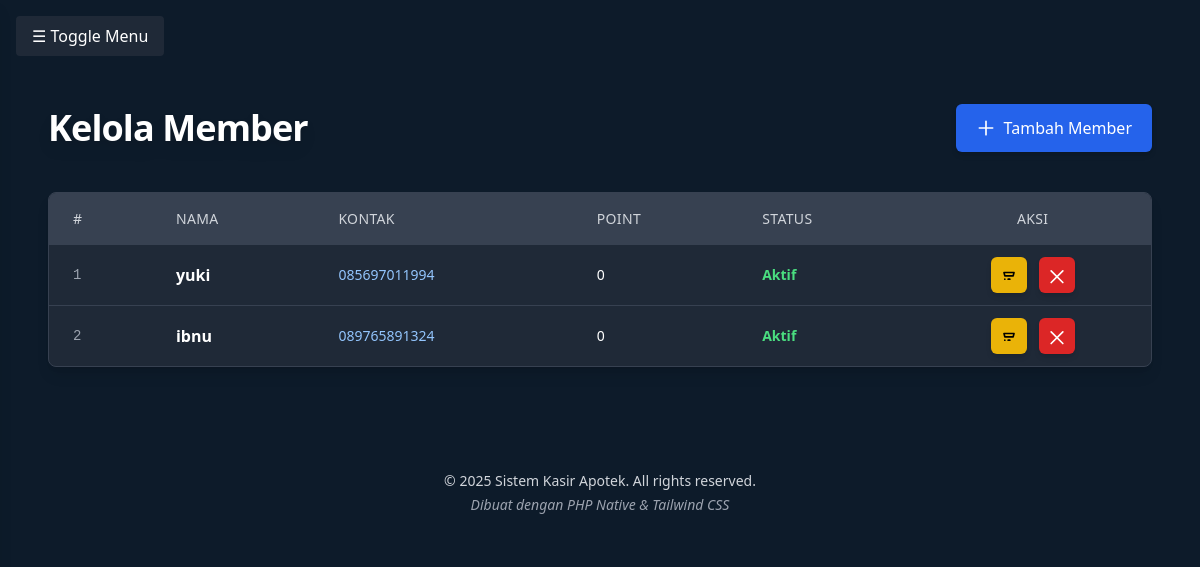
Page /kasir/member.php (signed in) on the earlier database version.
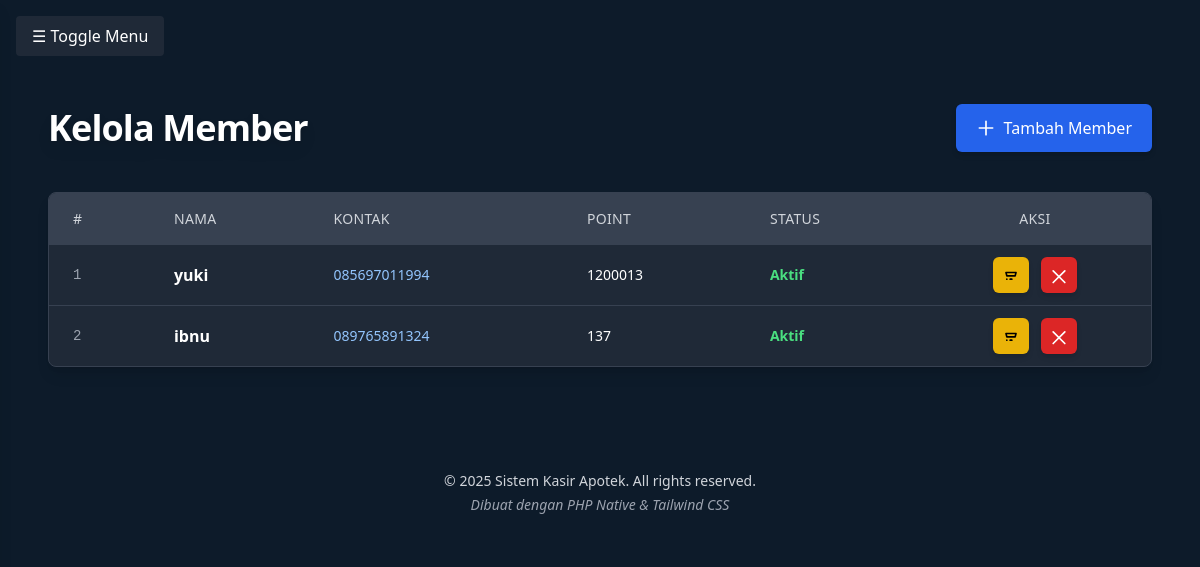
Same page on the later database version.
### tables this page shows
CREATE TABLE `member` (
  `id` int(11) NOT NULL,
  `nama` varchar(100) DEFAULT NULL,
  `no_hp` varchar(20) DEFAULT NULL,
  `poin` int(11) DEFAULT 0,
  `status` enum('aktif','tidak aktif') DEFAULT 'aktif'
);

### kasir/member.php (the view, shortened to what this page needs)
<?php
include '../config/config.php';
include '../includes/header.php';
include '../includes/navbar.php';
$result = $conn->query("SELECT * FROM member ORDER BY id DESC");
?>
<!DOCTYPE html>
<html lang="id" class="scroll-smooth">
<head>
    <script src="https://cdn.tailwindcss.com"></script>
</head>
<body class="bg-gradient-to-br from-gray-900 via-blue-900 to-black text-gray-100 min-h-screen font-sans">
<main class="max-w-6xl mx-auto px-6 py-8">
    <header class="flex flex-col md:flex-row justify-between items-center mb-10 gap-4">
        <h1 class="text-4xl font-extrabold tracking-tight drop-shadow-lg">Kelola Member</h1>
        <a href="../includes/member/tambah.php"
           class="inline-flex items-center gap-2 bg-blue-600 hover:bg-blue-700 active:bg-blue-800 focus:outline-none focus:ring-4 focus:ring-blue-400 text-white rounded-md px-5 py-3 shadow-md transition duration-300 select-none">
            <svg xmlns="http://www.w3.org/2000/svg" class="h-5 w-5" fill="none"
                 viewBox="0 0 24 24" stroke="currentColor" stroke-width="2">
                <path stroke-linecap="round" stroke-linejoin="round" d="M12 4v16m8-8H4" />
            </svg>
            Tambah Member
        </a>
    </header>
    <div class="overflow-x-auto rounded-lg shadow-lg border border-gray-700 bg-gray-800">
        <table class="min-w-full table-auto border-collapse">
            <thead class="bg-gray-700 text-gray-300 uppercase text-sm tracking-wide select-none">
                <tr>
                    <th class="px-6 py-4 text-left font-medium">#</th>
                    <th class="px-6 py-4 text-left font-medium">Nama</th>
                    <th class="px-6 py-4 text-left font-medium">Kontak</th>
                    <th class="px-6 py-4 text-left font-medium">Point</th>
                    <th class="px-6 py-4 text-left font-medium">Status</th>
                    <th class="px-6 py-4 text-center font-medium">Aksi</th>
                </tr>
            </thead>
            <tbody class="divide-y divide-gray-700">
                <?php $no = 1; while($row = $result->fetch_assoc()): ?>
                <tr class="hover:bg-gray-700 transition duration-200 ease-in-out cursor-default">
                    <td class="px-6 py-3 font-mono text-sm text-gray-400"><?= $no++ ?></td>
                    <td class="px-6 py-3 font-semibold"><?= htmlspecialchars($row['nama']) ?></td>
                    <td class="px-6 py-3 text-sm text-blue-300"><?= htmlspecialchars($row['no_hp']) ?></td>
                    <td class="px-6 py-3 text-sm"><?= htmlspecialchars($row['poin']) ?></td>
                    <td class="px-6 py-3 text-sm">
                        <?php
                        include_once '../includes/member/status.php';
                        echo getStatusMember($row);
                        ?>
                    </td>
                    <td class="px-6 py-3 text-center flex justify-center gap-3">
                        <a href="../includes/member/edit.php?id=<?= $row['id'] ?>"
                           class="group p-2 rounded-md bg-yellow-500 hover:bg-yellow-600 active:bg-yellow-700 shadow-md transition"
                           title="Edit Member">
                            <svg xmlns="http://www.w3.org/2000/svg" class="h-5 w-5 text-black group-hover:text-white transition"
                                 fill="none" viewBox="0 0 24 24" stroke="currentColor" stroke-width="2">
                                <path stroke-linecap="round" stroke-linejoin="round"
                                      d="M11 17h2m-6 0h.01M7 13h10l1-4H6l1 4zm1-4h8"/>
                            </svg>
                        </a>
                        <a href="javascript:void(0);" onclick="hapusMember(<?= $row['id'] ?>)"
                           class="group p-2 rounded-md bg-red-600 hover:bg-red-700 active:bg-red-800 shadow-md transition"
                           title="Hapus Member">
                            <svg xmlns="http://www.w3.org/2000/svg" class="h-5 w-5 text-white group-hover:text-gray-100 transition"
                                 fill="none" viewBox="0 0 24 24" stroke="currentColor" stroke-width="2">
                                <path stroke-linecap="round" stroke-linejoin="round"
                                      d="M19 7L5 21M5 7l14 14"/>
                            </svg>
                        </a>
                    </td>
                </tr>
                <?php endwhile; ?>
            </tbody>
        </table>
    </div>
</main>
<?php include '../includes/footer.php'; ?>
</body>
</html>

### includes/member/status.php (shortened to what this page needs)
<?php
function getStatusMember($row) {
    $status = strtolower($row['status'] ?? 'unknown');
    switch ($status) {
        case 'aktif':
            return '<span class="text-green-400 font-semibold">Aktif</span>';
    }
}
?>

Differences in the rows shown:
changed member "yuki": poin "0" → "1200013"
changed member "ibnu": poin "0" → "137"
